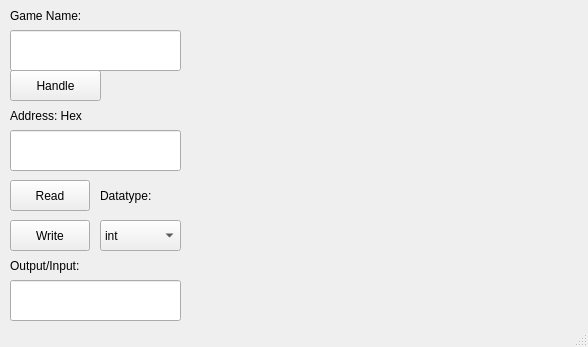
<?xml version="1.0" encoding="UTF-8"?>
<ui version="4.0">
 <class>MainWindow</class>
 <widget class="QMainWindow" name="MainWindow">
  <property name="geometry">
   <rect>
    <x>0</x>
    <y>0</y>
    <width>588</width>
    <height>347</height>
   </rect>
  </property>
  <property name="windowTitle">
   <string>MainWindow</string>
  </property>
  <widget class="QWidget" name="centralwidget">
   <widget class="QPushButton" name="btnGetHandle">
    <property name="geometry">
     <rect>
      <x>10</x>
      <y>70</y>
      <width>91</width>
      <height>31</height>
     </rect>
    </property>
    <property name="text">
     <string>Handle</string>
    </property>
   </widget>
   <widget class="QLineEdit" name="txtInputAddress">
    <property name="geometry">
     <rect>
      <x>10</x>
      <y>130</y>
      <width>171</width>
      <height>41</height>
     </rect>
    </property>
   </widget>
   <widget class="QLabel" name="txtShowAddress">
    <property name="geometry">
     <rect>
      <x>10</x>
      <y>100</y>
      <width>91</width>
      <height>31</height>
     </rect>
    </property>
    <property name="text">
     <string>Address: Hex</string>
    </property>
   </widget>
   <widget class="QPushButton" name="btnRead">
    <property name="geometry">
     <rect>
      <x>10</x>
      <y>180</y>
      <width>80</width>
      <height>31</height>
     </rect>
    </property>
    <property name="text">
     <string>Read</string>
    </property>
   </widget>
   <widget class="QPushButton" name="btnWrite">
    <property name="geometry">
     <rect>
      <x>10</x>
      <y>220</y>
      <width>80</width>
      <height>31</height>
     </rect>
    </property>
    <property name="text">
     <string>Write</string>
    </property>
   </widget>
   <widget class="QLineEdit" name="txtOutput">
    <property name="geometry">
     <rect>
      <x>10</x>
      <y>280</y>
      <width>171</width>
      <height>41</height>
     </rect>
    </property>
   </widget>
   <widget class="QLabel" name="txtShowResult">
    <property name="geometry">
     <rect>
      <x>10</x>
      <y>250</y>
      <width>91</width>
      <height>31</height>
     </rect>
    </property>
    <property name="text">
     <string>Output/Input:</string>
    </property>
   </widget>
   <widget class="QComboBox" name="boxDataType">
    <property name="geometry">
     <rect>
      <x>100</x>
      <y>220</y>
      <width>81</width>
      <height>31</height>
     </rect>
    </property>
    <item>
     <property name="text">
      <string>int</string>
     </property>
    </item>
    <item>
     <property name="text">
      <string>float</string>
     </property>
    </item>
    <item>
     <property name="text">
      <string>double</string>
     </property>
    </item>
    <item>
     <property name="text">
      <string>pointer</string>
     </property>
    </item>
   </widget>
   <widget class="QLabel" name="txtShowAddress_2">
    <property name="geometry">
     <rect>
      <x>100</x>
      <y>180</y>
      <width>81</width>
      <height>31</height>
     </rect>
    </property>
    <property name="text">
     <string>Datatype:</string>
    </property>
   </widget>
   <widget class="QLabel" name="txtShowAddress_3">
    <property name="geometry">
     <rect>
      <x>10</x>
      <y>0</y>
      <width>91</width>
      <height>31</height>
     </rect>
    </property>
    <property name="text">
     <string>Game Name:</string>
    </property>
   </widget>
   <widget class="QLineEdit" name="txtGameName">
    <property name="geometry">
     <rect>
      <x>10</x>
      <y>30</y>
      <width>171</width>
      <height>41</height>
     </rect>
    </property>
   </widget>
  </widget>
  <widget class="QStatusBar" name="statusbar"/>
 </widget>
 <resources/>
 <connections/>
</ui>
